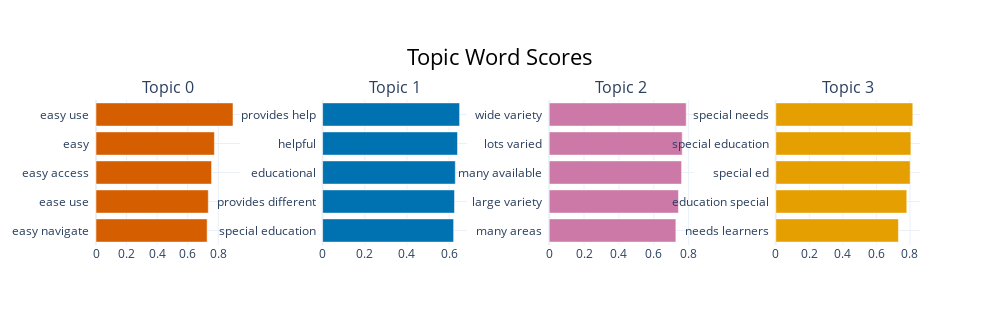

Notebook cell for this chart:
### Code cell
topic_model_2.visualize_barchart()

### Figure 1 — Plotly figure (JSON) as saved in the notebook; plotly's stock layout.template omitted (floating-point values rounded to 4 significant figures)
{"data": [{"marker": {"color": "#D55E00"}, "orientation": "h", "type": "bar", "x": [0.727, 0.7344, 0.7559, 0.7744, 0.896], "xaxis": "x", "y": ["easy navigate  ", "ease use  ", "easy access  ", "easy  ", "easy use  "], "yaxis": "y"}, {"marker": {"color": "#0072B2"}, "orientation": "h", "type": "bar", "x": [0.6213, 0.6255, 0.6294, 0.6397, 0.6496], "xaxis": "x2", "y": ["special education  ", "provides different  ", "educational  ", "helpful  ", "provides help  "], "yaxis": "y2"}, {"marker": {"color": "#CC79A7"}, "orientation": "h", "type": "bar", "x": [0.7268, 0.7416, 0.7597, 0.7631, 0.786], "xaxis": "x3", "y": ["many areas  ", "large variety  ", "many available  ", "lots varied  ", "wide variety  "], "yaxis": "y3"}, {"marker": {"color": "#E69F00"}, "orientation": "h", "type": "bar", "x": [0.7309, 0.7808, 0.801, 0.8053, 0.8167], "xaxis": "x4", "y": ["needs learners  ", "education special  ", "special ed  ", "special education  ", "special needs  "], "yaxis": "y4"}], "layout": {"annotations": [{"font": {"size": 16}, "showarrow": false, "text": "Topic 0", "x": 0.0875, "xanchor": "center", "xref": "paper", "y": 1, "yanchor": "bottom", "yref": "paper"}, {"font": {"size": 16}, "showarrow": false, "text": "Topic 1", "x": 0.3625, "xanchor": "center", "xref": "paper", "y": 1, "yanchor": "bottom", "yref": "paper"}, {"font": {"size": 16}, "showarrow": false, "text": "Topic 2", "x": 0.6375, "xanchor": "center", "xref": "paper", "y": 1, "yanchor": "bottom", "yref": "paper"}, {"font": {"size": 16}, "showarrow": false, "text": "Topic 3", "x": 0.9125, "xanchor": "center", "xref": "paper", "y": 1, "yanchor": "bottom", "yref": "paper"}], "height": 325, "hoverlabel": {"bgcolor": "white", "font": {"family": "Rockwell", "size": 16}}, "showlegend": false, "title": {"font": {"color": "Black", "size": 22}, "text": "Topic Word Scores", "x": 0.5, "xanchor": "center", "yanchor": "top"}, "width": 1000, "xaxis": {"anchor": "y", "domain": [0, 0.175], "showgrid": true}, "xaxis2": {"anchor": "y2", "domain": [0.275, 0.45], "showgrid": true}, "xaxis3": {"anchor": "y3", "domain": [0.55, 0.725], "showgrid": true}, "xaxis4": {"anchor": "y4", "domain": [0.825, 1], "showgrid": true}, "yaxis": {"anchor": "x", "domain": [0, 1], "showgrid": true}, "yaxis2": {"anchor": "x2", "domain": [0, 1], "showgrid": true}, "yaxis3": {"anchor": "x3", "domain": [0, 1], "showgrid": true}, "yaxis4": {"anchor": "x4", "domain": [0, 1], "showgrid": true}}}
